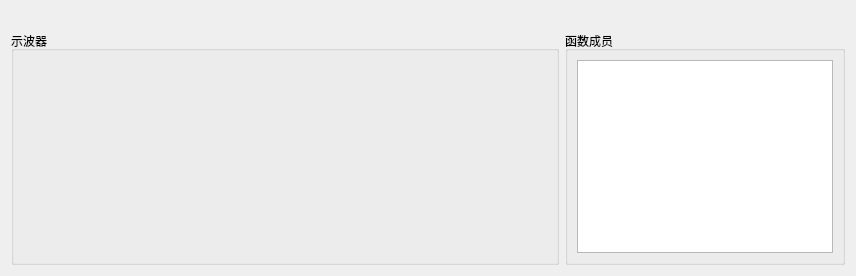
<?xml version="1.0" encoding="UTF-8"?>
<ui version="4.0">
 <class>Showpanel</class>
 <widget class="QWidget" name="Showpanel">
  <property name="geometry">
   <rect>
    <x>0</x>
    <y>0</y>
    <width>856</width>
    <height>276</height>
   </rect>
  </property>
  <property name="sizePolicy">
   <sizepolicy hsizetype="Expanding" vsizetype="Expanding">
    <horstretch>0</horstretch>
    <verstretch>0</verstretch>
   </sizepolicy>
  </property>
  <property name="windowTitle">
   <string>Form</string>
  </property>
  <layout class="QGridLayout" name="gridLayout_4">
   <item row="0" column="0">
    <layout class="QGridLayout" name="gridLayout_3">
     <item row="0" column="0">
      <spacer name="horizontalSpacer">
       <property name="orientation">
        <enum>Qt::Horizontal</enum>
       </property>
       <property name="sizeHint" stdset="0">
        <size>
         <width>138</width>
         <height>20</height>
        </size>
       </property>
      </spacer>
     </item>
     <item row="0" column="1">
      <spacer name="horizontalSpacer_2">
       <property name="orientation">
        <enum>Qt::Horizontal</enum>
       </property>
       <property name="sizeHint" stdset="0">
        <size>
         <width>68</width>
         <height>20</height>
        </size>
       </property>
      </spacer>
     </item>
     <item row="0" column="2">
      <spacer name="horizontalSpacer_4">
       <property name="orientation">
        <enum>Qt::Horizontal</enum>
       </property>
       <property name="sizeHint" stdset="0">
        <size>
         <width>148</width>
         <height>20</height>
        </size>
       </property>
      </spacer>
     </item>
     <item row="1" column="2">
      <widget class="QGroupBox" name="groupBox_2">
       <property name="acceptDrops">
        <bool>true</bool>
       </property>
       <property name="title">
        <string>函数成员</string>
       </property>
       <layout class="QGridLayout" name="gridLayout">
        <item row="0" column="0">
         <widget class="QListWidget" name="listWidget"/>
        </item>
       </layout>
      </widget>
     </item>
     <item row="1" column="0" colspan="2">
      <widget class="QGroupBox" name="groupBox">
       <property name="sizePolicy">
        <sizepolicy hsizetype="Expanding" vsizetype="Expanding">
         <horstretch>0</horstretch>
         <verstretch>0</verstretch>
        </sizepolicy>
       </property>
       <property name="acceptDrops">
        <bool>true</bool>
       </property>
       <property name="title">
        <string>示波器</string>
       </property>
       <layout class="QGridLayout" name="gridLayout_2">
        <item row="0" column="0">
         <widget class="QCustomPlot" name="customwidget" native="true"/>
        </item>
       </layout>
      </widget>
     </item>
    </layout>
   </item>
  </layout>
 </widget>
 <customwidgets>
  <customwidget>
   <class>QCustomPlot</class>
   <extends>QWidget</extends>
   <header>../../qcustomplot.h</header>
   <container>1</container>
  </customwidget>
 </customwidgets>
 <resources/>
 <connections/>
</ui>
